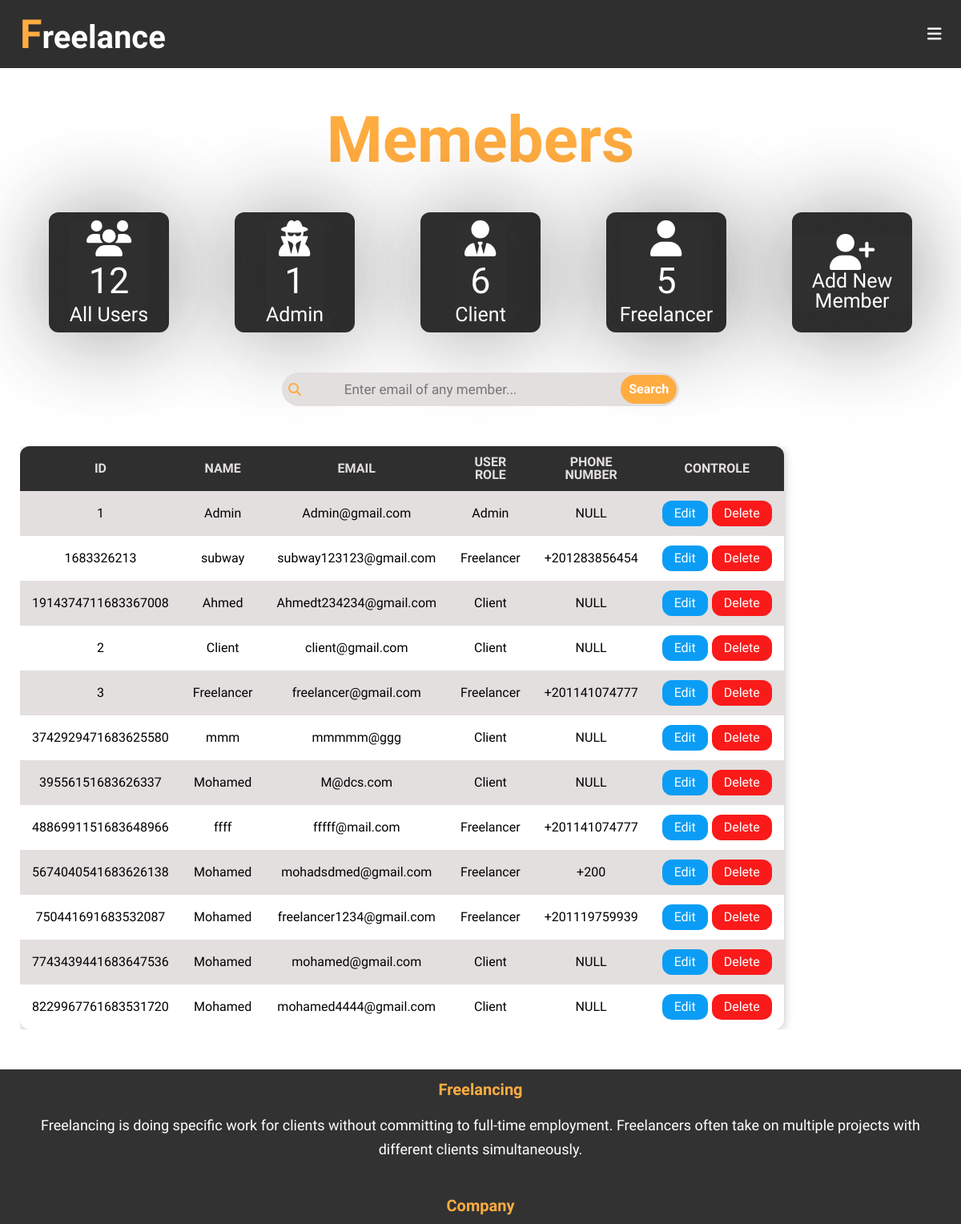
Page /users/members.php (signed in, upper part) on the earlier database version.
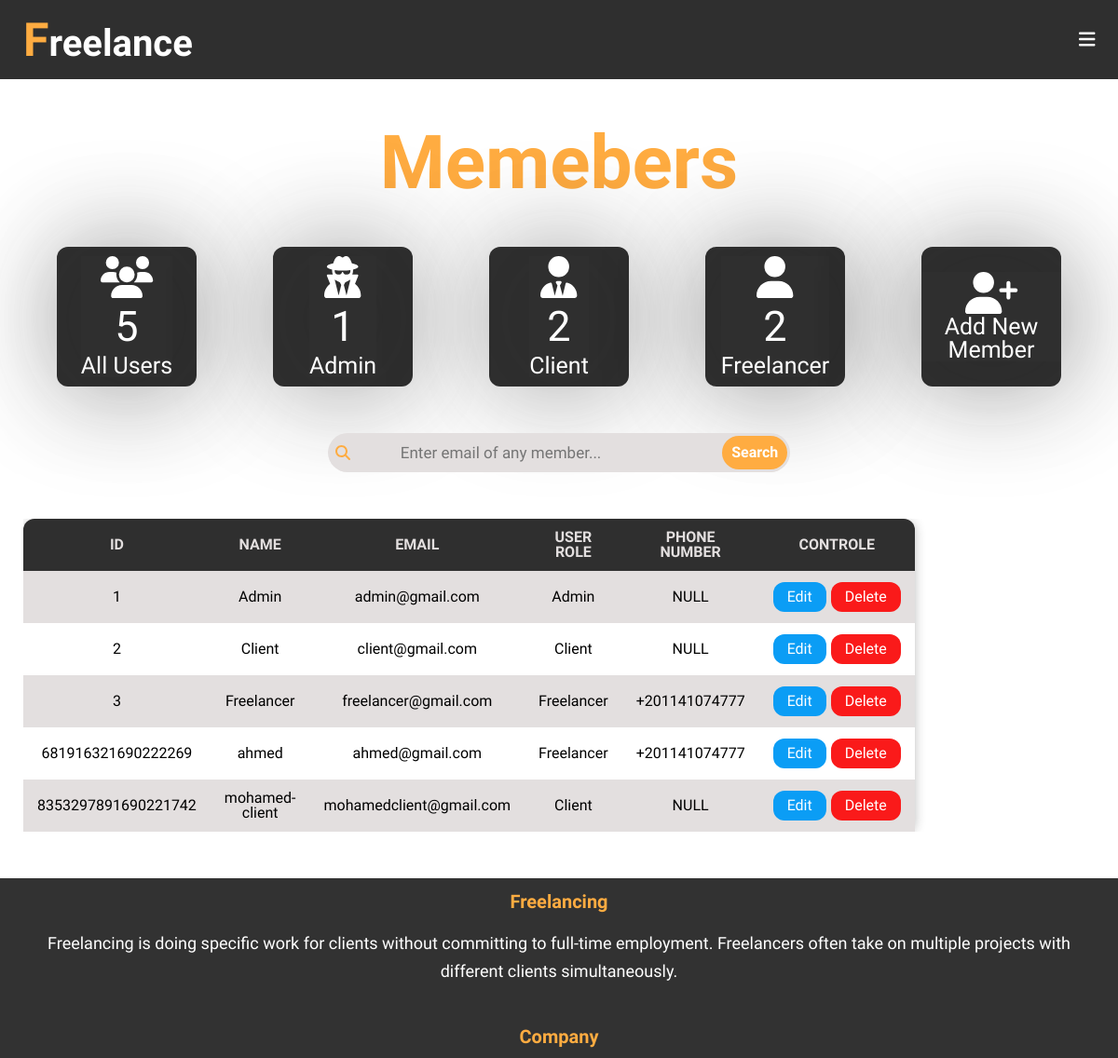
Same page on the later database version.
### tables this page shows
CREATE TABLE `users` (
  `ID` varchar(255) NOT NULL,
  `Name` varchar(255) NOT NULL,
  `Email` varchar(255) NOT NULL,
  `Password` varchar(255) NOT NULL,
  `UserRole` enum('Admin','Client','Freelancer') NOT NULL,
  `PhoneNumber` int(11) DEFAULT NULL,
  `UserDate` datetime NOT NULL
);

### users/members.php (the view, shortened to what this page needs)
<?php
	require ('initialize.php');
?>
	<div class="body">
		<?php require $temp . ('navbar.php');?>
		<section class="container">
			<?php
				if (isset($_SESSION['NAME'])) {
					$do = isset($_GET['do']) ? $_GET['do'] : 'Manage';
					if ($do === 'Manage') {
						$usersArray = ['Admin', 'Client', 'Freelancer'];
						if (isset($_GET['users']) && in_array($_GET['users'], $usersArray)) {
							if ($_GET['users'] === 'Client') {
								$whereStmt = "`UserRole` = 'Client'";
							}
							else {
								if ($_GET['users'] === 'Freelancer') {
									$whereStmt = "`UserRole` = 'Freelancer'";
								}
								else {
									$whereStmt = "`UserRole` = 'Admin'";
								}
							}
							$stmt = $CONDB->prepare("SELECT * FROM `users` WHERE $whereStmt");
							$stmt->execute();
							$rows = $stmt->fetchAll();
						}
						else {
							if (isset($_GET['submit'])) {
								$email = filter_var($_GET['searchUser'], FILTER_SANITIZE_EMAIL);
								$stmt = $CONDB->prepare("SELECT * FROM `users` WHERE `Email` LIKE '%' ? '%'");
								$stmt->execute([$email]);
								$count = $stmt->rowCount();
								if ($count > 0) {
									$rows = $stmt->fetchAll();
								}
								else {
									echo '<div class="messages-in-back">';
										messages('Warning', 'There is no email you entered.');
									echo '</div>';
									$stmt = $CONDB->prepare("SELECT * FROM `users`");
									$stmt->execute();
									$rows = $stmt->fetchAll();
								}
							}
							else {
								$stmt = $CONDB->prepare("SELECT * FROM `users`");
								$stmt->execute();
								$rows = $stmt->fetchAll();
							}
						}
						?>
						<div class="name-of-page">
							<h1>Memebers</h1>
						</div>
						<div class="details">
							<div class="box">
								<a href="./members.php?do=Manage&userID=<?=$_SESSION['ID']?>">
									<span class="icon"><i class="fa-solid fa-users"></i></span>
									<p class="num"><?php counter('users', "");?></p>
									<p class="box-name">All Users</p>
								</a>
							</div>
							<div class="box">
								<a href="?users=Admin">
									<span class="icon"><i class="fa-solid fa-user-secret"></i></span>
									<p class="num"><?php counter('users', "WHERE `userRole` = 'Admin'"); ?></p>
									<p class="box-name">Admin</p>
								</a>
							</div>
							<div class="box">
								<a href="?users=Client">
									<span class="icon"><i class="fa-solid fa-user-tie"></i></span>
									<p class="num"><?php counter('users', "WHERE `userRole` = 'Client'"); ?></p>
									<p  class="box-name">Client</p>
								</a>
							</div>
							<div class="box">
								<a href="?users=Freelancer">
									<span class="icon"><i class="fa-solid fa-user"></i></span>
									<p class="num"><?php counter('users', "WHERE `userRole` = 'Freelancer'"); ?></p>
									<p class="box-name">Freelancer</p>
								</a>
							</div>
							<div class="box">
								<a href="./members.php?do=Add">
									<span class="icon"><i class="fa-solid fa-user-plus"></i></span>
									<p class="box-name">Add New Member</p>
								</a>
							</div>
						</div>
						<div class="search-bar">
							<form action="<?php $_SERVER['PHP_SELF']?>" method="GET">
								<i class="search-icon fa-solid fa-magnifying-glass"></i>
								<input type="search" name="searchUser" placeholder="Enter email of any member...">
								<input type="submit" name="submit" value="Search">
							</form>
						</div>
						<div class="table-content">
							<table>
								<thead>
									<tr>
										<th>ID</th>
										<th>Name</th>
										<th>Email</th>
										<th>User Role</th>
										<th>Phone Number</th>
										<th>Controle</th>
									</tr>
								</thead>
								<tbody>
									<?php
										foreach ($rows as $row) {
											echo '<tr>';
												echo '<td>' . $row['ID'] 		   . '</td>';
												echo '<td>' . $row['Name']     . '</td>';
												echo '<td>' . $row['Email']    . '</td>';
												echo '<td>' . $row['UserRole'] . '</td>';
												if($row['UserRole'] == 'Freelancer') {
													echo '<td>+20' . $row['PhoneNumber'] . '</td>';
												}
												else {
													echo '<td>NULL</td>';
												}
												echo '<td>
																<div class="table-btn">
																	<a href="members.php?do=Edit&userID='.$row['ID'].'" class="edit-btn">Edit</a>
																	<a href="members.php?do=Delete&userID='.$row['ID'].'" class="del-btn">Delete</a>
																</div>
															</td>';
											echo '</tr>';
										}
									?>
								</tbody>
							</table>
						</div>
						<?php
					}
				}
			?>
		</section>
		<?php require $temp . ('footer.php');?>
	</div>
<?php
	require $temp . ('end.body.php');
?>

### users/includes/functions/functions.php (shortened to what this page needs)
			<?php
	function counter($table, $where) {
		global $CONDB;
		$c = $CONDB->prepare("SELECT * FROM `$table` $where");
		$c->execute();
		echo $c->rowCount();
	}
?>

Differences in the rows shown:
removed users: ID "1683326213", Name "subway", Email "subway123123@gmail.com", UserRole "Freelancer", PhoneNumber "1283856454"
removed users: ID "1914374711683367008", Name "Ahmed", Email "Ahmedt234234@gmail.com", UserRole "Client", shows "NULL"
removed users: ID "3742929471683625580", Name "mmm", Email "mmmmm@ggg", UserRole "Client", shows "NULL"
removed users: ID "39556151683626337", Name "Mohamed", Email "M@dcs.com", UserRole "Client", shows "NULL"
removed users: ID "4886991151683648966", Name "ffff", Email "fffff@mail.com", UserRole "Freelancer", PhoneNumber "1141074777"
removed users: ID "5674040541683626138", Name "Mohamed", Email "mohadsdmed@gmail.com", UserRole "Freelancer", PhoneNumber "0"
removed users: ID "750441691683532087", Name "Mohamed", Email "freelancer1234@gmail.com", UserRole "Freelancer", PhoneNumber "1119759939"
removed users: ID "7743439441683647536", Name "Mohamed", Email "mohamed@gmail.com", UserRole "Client", shows "NULL"
removed users: ID "8229967761683531720", Name "Mohamed", Email "mohamed4444@gmail.com", UserRole "Client", shows "NULL"
changed users "Admin": Email "Admin@gmail.com" → "admin@gmail.com"
added users: ID "681916321690222269", Name "ahmed", Email "ahmed@gmail.com", UserRole "Freelancer", PhoneNumber "1141074777"
added users: ID "8353297891690221742", Name "mohamed-client", Email "mohamedclient@gmail.com", UserRole "Client", shows "NULL"
Other differences:
$c->rowCount(): "12 1 6 5" → "5 1 2 2"
